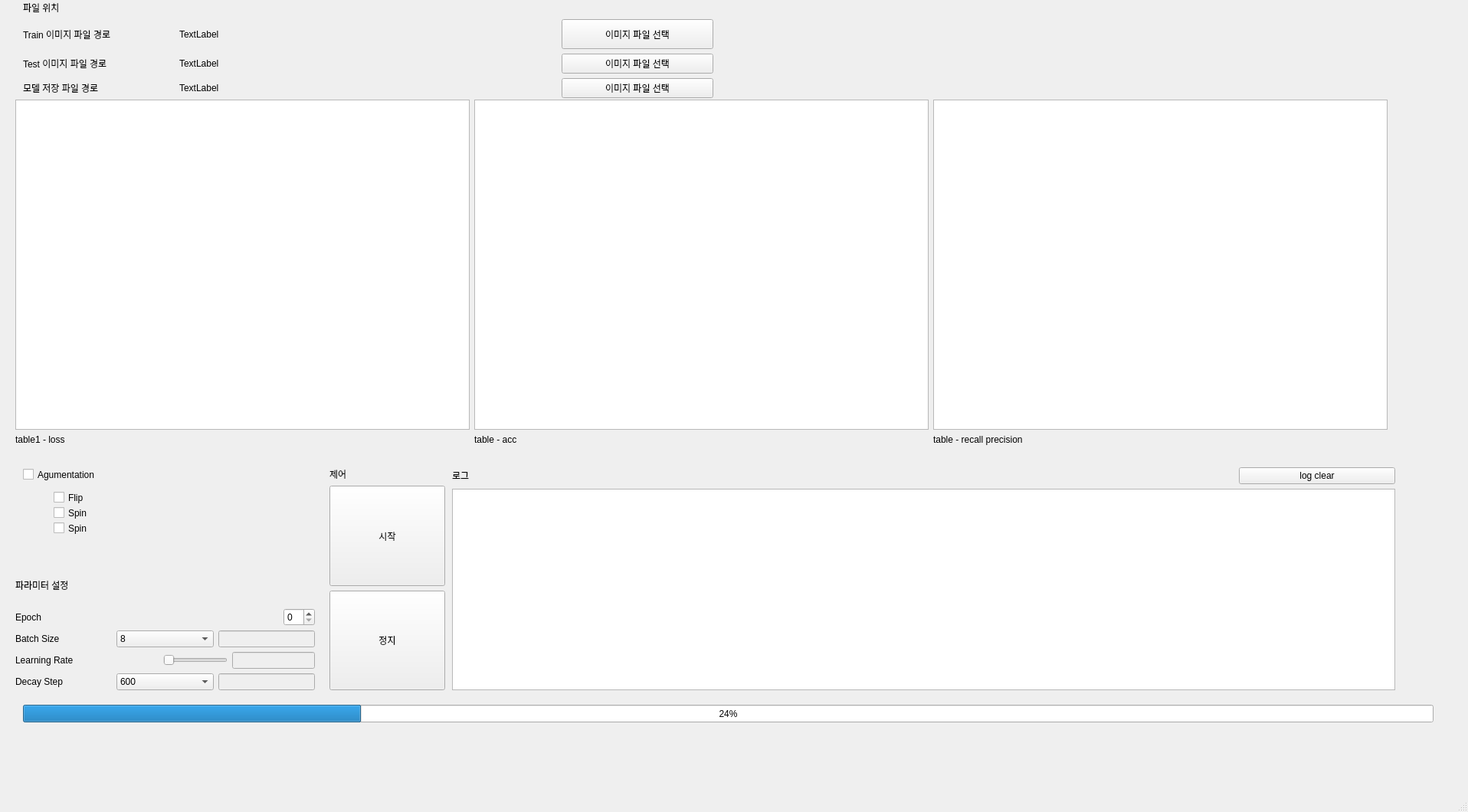
<?xml version="1.0" encoding="UTF-8"?>
<ui version="4.0">
 <class>MainWindow</class>
 <widget class="QMainWindow" name="MainWindow">
  <property name="geometry">
   <rect>
    <x>0</x>
    <y>0</y>
    <width>1916</width>
    <height>1060</height>
   </rect>
  </property>
  <property name="windowTitle">
   <string>MainWindow</string>
  </property>
  <widget class="QWidget" name="centralwidget">
   <widget class="QWidget" name="verticalLayoutWidget_4">
    <property name="geometry">
     <rect>
      <x>30</x>
      <y>0</y>
      <width>901</width>
      <height>128</height>
     </rect>
    </property>
    <layout class="QVBoxLayout" name="verticalLayoutFileDir" stretch="1,2,0,0">
     <item>
      <widget class="QLabel" name="labelFileDir">
       <property name="styleSheet">
        <string notr="true"/>
       </property>
       <property name="text">
        <string>파일 위치</string>
       </property>
      </widget>
     </item>
     <item>
      <layout class="QHBoxLayout" name="horizontalLayout_7" stretch="2,5,2">
       <item>
        <widget class="QLabel" name="labelImageFileLabel">
         <property name="text">
          <string>Train 이미지 파일 경로</string>
         </property>
        </widget>
       </item>
       <item>
        <widget class="QLabel" name="labelImageFile">
         <property name="text">
          <string>TextLabel</string>
         </property>
        </widget>
       </item>
       <item>
        <widget class="QPushButton" name="pushButtonOpenImageFile">
         <property name="sizePolicy">
          <sizepolicy hsizetype="Minimum" vsizetype="Expanding">
           <horstretch>0</horstretch>
           <verstretch>0</verstretch>
          </sizepolicy>
         </property>
         <property name="text">
          <string>이미지 파일 선택</string>
         </property>
        </widget>
       </item>
      </layout>
     </item>
     <item>
      <layout class="QHBoxLayout" name="horizontalLayout_9" stretch="2,5,2">
       <item>
        <widget class="QLabel" name="labelImageFileLabel_3">
         <property name="text">
          <string>Test 이미지 파일 경로</string>
         </property>
        </widget>
       </item>
       <item>
        <widget class="QLabel" name="labelImageFile_3">
         <property name="text">
          <string>TextLabel</string>
         </property>
        </widget>
       </item>
       <item>
        <widget class="QPushButton" name="pushButtonOpenImageFile_3">
         <property name="sizePolicy">
          <sizepolicy hsizetype="Minimum" vsizetype="Expanding">
           <horstretch>0</horstretch>
           <verstretch>0</verstretch>
          </sizepolicy>
         </property>
         <property name="text">
          <string>이미지 파일 선택</string>
         </property>
        </widget>
       </item>
      </layout>
     </item>
     <item>
      <layout class="QHBoxLayout" name="horizontalLayout_8" stretch="2,5,2">
       <item>
        <widget class="QLabel" name="labelImageFileLabel_2">
         <property name="text">
          <string>모델 저장 파일 경로</string>
         </property>
        </widget>
       </item>
       <item>
        <widget class="QLabel" name="labelModelSaveDir">
         <property name="text">
          <string>TextLabel</string>
         </property>
        </widget>
       </item>
       <item>
        <widget class="QPushButton" name="pushButtonOpenImageFile_2">
         <property name="sizePolicy">
          <sizepolicy hsizetype="Minimum" vsizetype="Expanding">
           <horstretch>0</horstretch>
           <verstretch>0</verstretch>
          </sizepolicy>
         </property>
         <property name="text">
          <string>이미지 파일 선택</string>
         </property>
        </widget>
       </item>
      </layout>
     </item>
    </layout>
   </widget>
   <widget class="QWidget" name="gridLayoutWidget">
    <property name="geometry">
     <rect>
      <x>20</x>
      <y>130</y>
      <width>1791</width>
      <height>451</height>
     </rect>
    </property>
    <layout class="QGridLayout" name="gridLayout">
     <item row="1" column="2">
      <widget class="QLabel" name="label_3">
       <property name="text">
        <string>table - recall precision</string>
       </property>
      </widget>
     </item>
     <item row="1" column="0">
      <widget class="QLabel" name="label">
       <property name="text">
        <string>table1 - loss</string>
       </property>
      </widget>
     </item>
     <item row="0" column="1">
      <widget class="QGraphicsView" name="graphicsView_2"/>
     </item>
     <item row="1" column="1">
      <widget class="QLabel" name="label_2">
       <property name="text">
        <string>table - acc</string>
       </property>
      </widget>
     </item>
     <item row="0" column="2">
      <widget class="QGraphicsView" name="graphicsView_3"/>
     </item>
     <item row="0" column="0">
      <widget class="QGraphicsView" name="graphicsView"/>
     </item>
    </layout>
   </widget>
   <widget class="QWidget" name="verticalLayoutWidget_3">
    <property name="geometry">
     <rect>
      <x>590</x>
      <y>610</y>
      <width>1231</width>
      <height>291</height>
     </rect>
    </property>
    <layout class="QVBoxLayout" name="verticalLayoutLog" stretch="0,9">
     <item>
      <layout class="QHBoxLayout" name="horizontalLayout_2" stretch="5,1">
       <item>
        <widget class="QLabel" name="labelLog">
         <property name="text">
          <string>로그</string>
         </property>
        </widget>
       </item>
       <item>
        <widget class="QPushButton" name="pushButton">
         <property name="text">
          <string>log clear</string>
         </property>
        </widget>
       </item>
      </layout>
     </item>
     <item>
      <widget class="QTextBrowser" name="textBrowserLogContent"/>
     </item>
    </layout>
   </widget>
   <widget class="QProgressBar" name="progressBar">
    <property name="geometry">
     <rect>
      <x>30</x>
      <y>920</y>
      <width>1841</width>
      <height>23</height>
     </rect>
    </property>
    <property name="value">
     <number>24</number>
    </property>
   </widget>
   <widget class="QWidget" name="verticalLayoutWidget">
    <property name="geometry">
     <rect>
      <x>430</x>
      <y>610</y>
      <width>151</width>
      <height>291</height>
     </rect>
    </property>
    <layout class="QVBoxLayout" name="verticalLayout">
     <item>
      <widget class="QLabel" name="labelControl_2">
       <property name="text">
        <string>제어</string>
       </property>
      </widget>
     </item>
     <item>
      <widget class="QPushButton" name="pushButtonControlStart_2">
       <property name="sizePolicy">
        <sizepolicy hsizetype="Expanding" vsizetype="Expanding">
         <horstretch>0</horstretch>
         <verstretch>0</verstretch>
        </sizepolicy>
       </property>
       <property name="text">
        <string>시작</string>
       </property>
      </widget>
     </item>
     <item>
      <widget class="QPushButton" name="pushButtonControlStop_2">
       <property name="sizePolicy">
        <sizepolicy hsizetype="Expanding" vsizetype="Expanding">
         <horstretch>0</horstretch>
         <verstretch>0</verstretch>
        </sizepolicy>
       </property>
       <property name="text">
        <string>정지</string>
       </property>
      </widget>
     </item>
    </layout>
   </widget>
   <widget class="QWidget" name="verticalLayoutWidget_2">
    <property name="geometry">
     <rect>
      <x>20</x>
      <y>740</y>
      <width>391</width>
      <height>161</height>
     </rect>
    </property>
    <layout class="QVBoxLayout" name="verticalLayout_2" stretch="1,0,1,1,1">
     <item>
      <layout class="QHBoxLayout" name="horizontalLayout_6">
       <item>
        <widget class="QLabel" name="labelParameter">
         <property name="enabled">
          <bool>true</bool>
         </property>
         <property name="sizePolicy">
          <sizepolicy hsizetype="Preferred" vsizetype="Preferred">
           <horstretch>0</horstretch>
           <verstretch>0</verstretch>
          </sizepolicy>
         </property>
         <property name="maximumSize">
          <size>
           <width>16777215</width>
           <height>163</height>
          </size>
         </property>
         <property name="text">
          <string>파라미터 설정</string>
         </property>
        </widget>
       </item>
      </layout>
     </item>
     <item>
      <layout class="QHBoxLayout" name="horizontalLayout" stretch="1,0">
       <item>
        <widget class="QLabel" name="labelEpoch">
         <property name="text">
          <string>Epoch</string>
         </property>
        </widget>
       </item>
       <item>
        <widget class="QSpinBox" name="spinBox"/>
       </item>
      </layout>
     </item>
     <item>
      <layout class="QHBoxLayout" name="horizontalLayout_3" stretch="1,1,1">
       <item>
        <widget class="QLabel" name="labelBatchSize">
         <property name="text">
          <string>Batch Size</string>
         </property>
        </widget>
       </item>
       <item>
        <widget class="QComboBox" name="comboBoxBatchSize">
         <item>
          <property name="text">
           <string>8</string>
          </property>
         </item>
         <item>
          <property name="text">
           <string>16</string>
          </property>
         </item>
         <item>
          <property name="text">
           <string>32</string>
          </property>
         </item>
         <item>
          <property name="text">
           <string>64</string>
          </property>
         </item>
         <item>
          <property name="text">
           <string>사용자 지정</string>
          </property>
         </item>
        </widget>
       </item>
       <item>
        <widget class="QLineEdit" name="lineEditBatchSize">
         <property name="enabled">
          <bool>false</bool>
         </property>
        </widget>
       </item>
      </layout>
     </item>
     <item>
      <layout class="QHBoxLayout" name="horizontalLayout_4" stretch="1,0,0">
       <item>
        <widget class="QLabel" name="labelLearningRate">
         <property name="text">
          <string>Learning Rate</string>
         </property>
        </widget>
       </item>
       <item>
        <widget class="QSlider" name="horizontalSlider">
         <property name="orientation">
          <enum>Qt::Horizontal</enum>
         </property>
        </widget>
       </item>
       <item>
        <widget class="QLineEdit" name="lineEditLearningRate">
         <property name="enabled">
          <bool>false</bool>
         </property>
        </widget>
       </item>
      </layout>
     </item>
     <item>
      <layout class="QHBoxLayout" name="horizontalLayout_5" stretch="1,1,1">
       <item>
        <widget class="QLabel" name="labelDecayStep">
         <property name="text">
          <string>Decay Step</string>
         </property>
        </widget>
       </item>
       <item>
        <widget class="QComboBox" name="comboBoxDecayStep">
         <item>
          <property name="text">
           <string>600</string>
          </property>
         </item>
         <item>
          <property name="text">
           <string>800</string>
          </property>
         </item>
         <item>
          <property name="text">
           <string>1000</string>
          </property>
         </item>
         <item>
          <property name="text">
           <string>1200</string>
          </property>
         </item>
         <item>
          <property name="text">
           <string>사용자 지정</string>
          </property>
         </item>
        </widget>
       </item>
       <item>
        <widget class="QLineEdit" name="lineEditDecayStep">
         <property name="enabled">
          <bool>false</bool>
         </property>
        </widget>
       </item>
      </layout>
     </item>
    </layout>
   </widget>
   <widget class="QCheckBox" name="checkBox">
    <property name="geometry">
     <rect>
      <x>30</x>
      <y>610</y>
      <width>171</width>
      <height>19</height>
     </rect>
    </property>
    <property name="text">
     <string>Agumentation</string>
    </property>
   </widget>
   <widget class="QCheckBox" name="checkBox_2">
    <property name="geometry">
     <rect>
      <x>70</x>
      <y>640</y>
      <width>171</width>
      <height>19</height>
     </rect>
    </property>
    <property name="text">
     <string>Flip</string>
    </property>
   </widget>
   <widget class="QCheckBox" name="checkBox_3">
    <property name="geometry">
     <rect>
      <x>70</x>
      <y>660</y>
      <width>171</width>
      <height>19</height>
     </rect>
    </property>
    <property name="text">
     <string>Spin</string>
    </property>
   </widget>
   <widget class="QCheckBox" name="checkBox_4">
    <property name="geometry">
     <rect>
      <x>70</x>
      <y>680</y>
      <width>171</width>
      <height>19</height>
     </rect>
    </property>
    <property name="text">
     <string>Spin</string>
    </property>
   </widget>
  </widget>
  <widget class="QMenuBar" name="menubar">
   <property name="geometry">
    <rect>
     <x>0</x>
     <y>0</y>
     <width>1916</width>
     <height>26</height>
    </rect>
   </property>
  </widget>
  <widget class="QStatusBar" name="statusbar"/>
  <action name="actionOpen_other_File">
   <property name="text">
    <string>Open other File</string>
   </property>
  </action>
 </widget>
 <resources/>
 <connections/>
</ui>
